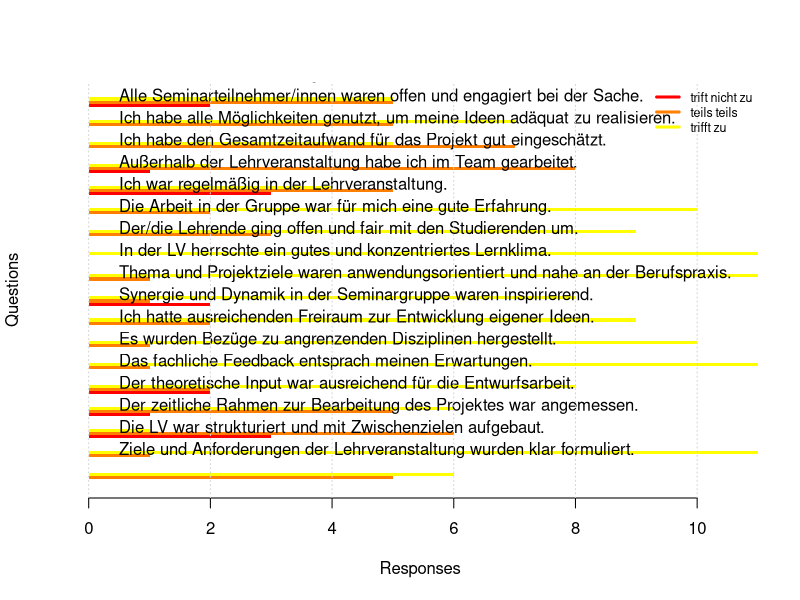

R code for this plot:
getwd()
# read in data
data <- read.table("ergebnis-eval-SoSe-2015.csv",sep=",", header=TRUE)
# create vectors from each colmn
c1 <- c(data$triftnichtzu)
c2 <- c(data$teilsteils)
c3 <- c(data$triftzu)
# create a matrix from those vectors
d <- rbind(c1, c2, c3)
# plot it side by side
# with some settings
png(filename="plot.png",width=800,height=800)
plt <- barplot(d,
  space=c(0,4),
  beside=TRUE,
  horiz=TRUE,
  col=heat.colors(length(rownames(d))),
  las=1,
  width=1.2,
  border=NA,
  xlab="Responses",
  ylab="Questions",font=1)
# add a legend to the plot
legend("topright",c("trift nicht zu", "teils teils", "trifft zu"),lty=1,lwd=3, col=heat.colors(length(rownames(d))), bty='n', cex=.75, text.font=1)
# get every third coordiante from the plot
# for the text
coords = plt[seq(1,length(plt),3)]
# plot the text onto the graph
text(x= 0.5, coords, labels= data$Frage,  cex=1, adj = c(0,-2),font=1)
# add a grid
grid(nx = NULL, ny=0, lwd = 1)
# plot it all
plt
dev.off()


